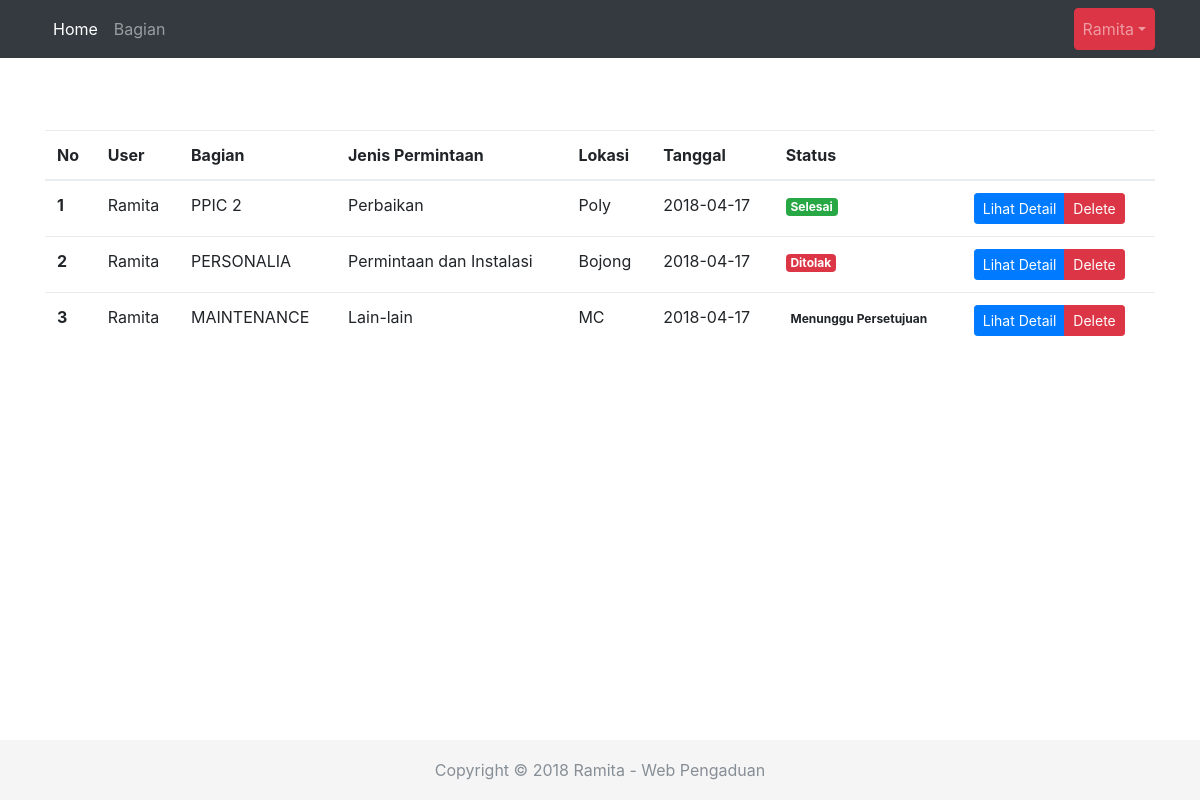
The page /admin/index.php (signed in) on the database its author committed.
### tables this page shows
CREATE TABLE `pengaduan` (
  `id` int(11) NOT NULL,
  `id_bagian` int(11) NOT NULL,
  `id_jenis` int(11) NOT NULL,
  `id_user` int(11) NOT NULL,
  `lokasi` varchar(50) NOT NULL,
  `masalah` longtext NOT NULL,
  `gambar` varchar(100) NOT NULL,
  `tanggal` date NOT NULL
);

CREATE TABLE `user` (
  `id` int(11) NOT NULL,
  `nama` varchar(100) NOT NULL,
  `nohp` varchar(13) NOT NULL,
  `email` varchar(100) NOT NULL,
  `password` varchar(100) NOT NULL
);

CREATE TABLE `bagian` (
  `id` int(11) NOT NULL,
  `nama` varchar(100) NOT NULL
);

CREATE TABLE `jenis` (
  `id` int(11) NOT NULL,
  `nama` varchar(100) NOT NULL
);

CREATE TABLE `penanganan` (
  `id` int(11) NOT NULL,
  `id_aduan` int(11) NOT NULL,
  `id_admin` int(11) NOT NULL,
  `status` enum('Menunggu Persetujuan','Disetujui','Ditolak','Sedang Dikerjakan','Selesai') NOT NULL,
  `stok` enum('Tersedia','Tidak Tersedia') DEFAULT NULL,
  `tanggal_pengerjaan` date DEFAULT NULL,
  `catatan` longtext
);

### classes/Pengaduan.php (called while the page is built, shortened)
<?php
class Pengaduan {
	private $connection;
	private $table = "pengaduan";
	public function __construct($database) {
		$this->connection = $database;
	}
	public function readAll(){
		$sql = "SELECT a.id, a.lokasi, a.masalah, a.tanggal, b.nama AS jenis, c.nama AS bagian, d.nama AS user FROM {$this->table} a JOIN jenis b ON a.id_jenis=b.id JOIN bagian c ON a.id_bagian=c.id JOIN user d ON a.id_user=d.id ORDER BY a.id ASC";
		$query = $this->connection->prepare($sql);
		$query->execute();
		return $query;
	}
}

### classes/Penanganan.php (called while the page is built, shortened)
<?php
class Penanganan {
	private $connection;
	private $table = "penanganan";
	public function __construct($database) {
		$this->connection = $database;
	}
	public function getStatus($id) {
		$sql = "SELECT `status` FROM {$this->table} WHERE id_aduan={$id}";
		$query = $this->connection->prepare($sql);
        $query->execute();
		$row = $query->fetch(PDO::FETCH_ASSOC);
		return ($row['status']) ? $row['status'] : "Menunggu Persetujuan";
	}
	public function getStatusColor($id) {
		$sql = "SELECT `status` FROM {$this->table} WHERE id_aduan={$id}";
		$query = $this->connection->prepare($sql);
        $query->execute();
		$row = $query->fetch(PDO::FETCH_ASSOC);
		if ($row['status'] == "Menunggu Persetujuan") {
			return "dark";
		} else if ($row['status'] == "Disetujui") {
			return "info";
		} else if ($row['status'] == "Ditolak") {
			return "danger";
		} else if ($row['status'] == "Sedang Dikerjakan") {
			return "primary";
		} else if ($row['status'] == "Selesai") {
			return "success";
		}
	}
}

### admin/index.php (the view, shortened to what this page needs)
<?php session_start(); if (empty($_SESSION) && !isset($_SESSION['is_logged']) && ($_SESSION['type'] != 'admin')) header("location: signin.php");
$Conf = new Config(); $connection = $Conf->getConnection();
include("../classes/Pengaduan.php");
$Pengaduan = new Pengaduan($connection);
include("../classes/Penanganan.php");
$Penanganan = new Penanganan($connection);
?>
<!DOCTYPE html>
<html lang="en">
<head>
    <link href="../assets/css/bootstrap.min.css" rel="stylesheet">
    <link href="../assets/css/sticky-footer-navbar.css" rel="stylesheet">
    <link href="../assets/css/custom.css" rel="stylesheet">
</head>
<body>
    <?php include_once("include/header.php"); ?>
    <main role="main" class="container">
        <table class="table">
            <thead>
                <tr>
                <th scope="col">No</th>
                <th scope="col">User</th>
                <th scope="col">Bagian</th>
                <th scope="col">Jenis Permintaan</th>
                <th scope="col">Lokasi</th>
                <th scope="col">Tanggal</th>
                <th scope="col">Status</th>
                <th scope="col"></th>
                </tr>
            </thead>
            <tbody>
                <?php $no = 1; $rows = $Pengaduan->readAll(); while ($row = $rows->fetch(PDO::FETCH_ASSOC)): ?>
                    <tr>
                        <th scope="row"><?php echo $no++; ?></th>
                        <td><?php echo $row["user"]; ?></td>
                        <td><?php echo $row["bagian"]; ?></td>
                        <td><?php echo $row["jenis"]; ?></td>
                        <td><?php echo $row["lokasi"]; ?></td>
                        <td><?php echo $row["tanggal"]; ?></td>
                        <td><span class="badge badge-<?php echo $Penanganan->getStatusColor($row["id"]); ?>"><?php echo $Penanganan->getStatus($row["id"]); ?></span></td>
                        <td>
                            <div class="btn-group" role="group" aria-label="Opsi">
                                <a href="penanganan.php?id=<?php echo $row["id"]; ?>" class="btn btn-primary btn-sm">Lihat Detail</a>
                                <a href="?delete=<?php echo $row["id"]; ?>" class="btn btn-danger btn-sm">Delete</a>
                            </div>
                        </td>
                    </tr>
                <?php endwhile; ?>
            </tbody>
        </table>
    </main>
    <?php include_once("include/footer.php"); ?>
</body>
</html>

### admin/include/header.php (shortened to what this page needs)
<header>
    <nav class="navbar navbar-expand-md navbar-dark fixed-top bg-dark justify-content-between">
        <div class="container">
            <div class="collapse navbar-collapse" id="navbarCollapse">
                <ul class="navbar-nav mr-auto">
                    <li class="nav-item active">
                        <a class="nav-link" href="index.php">Home
                        </a>
                    </li>
                    <li class="nav-item">
                        <a class="nav-link" href="bagian.php">Bagian</a>
                    </li>
                </ul>
                <ul class="navbar-nav">
                    <li class="nav-item dropdown">
                        <a class="nav-link dropdown-toggle btn btn-danger" href="#" id="navbarDropdown" role="button" data-toggle="dropdown" aria-haspopup="true" aria-expanded="false"><?php echo $_SESSION['nama']; ?></a>
                    </li>
                </ul>
            </div>
        </div>
    </nav>
</header>

### admin/include/footer.php
<footer class="footer">
    <div class="container">
        <center><span class="text-muted">Copyright &copy; <?php echo date("Y"); ?> Ramita - Web Pengaduan</span></center>
    </div>
</footer>

### assets/css/sticky-footer-navbar.css (style rules this page uses)
html { position: relative; min-height: 100%; }
body { margin-bottom: 60px; }
.footer { position: absolute; bottom: 0; width: 100%; height: 60px; line-height: 60px; background-color: #f5f5f5; }
body > .container { padding: 60px 15px 0; }
.footer > .container { padding-right: 15px; padding-left: 15px; }

### assets/css/custom.css (style rules this page uses)
body { margin-top: 70px; }

### rows shown on the page
pengaduan: id_user.nama "Ramita", id_bagian.nama "PPIC 2", id_jenis.nama "Perbaikan", lokasi "Poly", tanggal "2018-04-17", id.status "Selesai"
pengaduan: id_user.nama "Ramita", id_bagian.nama "PERSONALIA", id_jenis.nama "Permintaan dan Instalasi", lokasi "Bojong", tanggal "2018-04-17", id.status "Ditolak"
pengaduan: id_user.nama "Ramita", id_bagian.nama "MAINTENANCE", id_jenis.nama "Lain-lain", lokasi "MC", tanggal "2018-04-17", Status "Menunggu Persetujuan"

### other values the page prints
$_SESSION['nama'] "Ramita"
